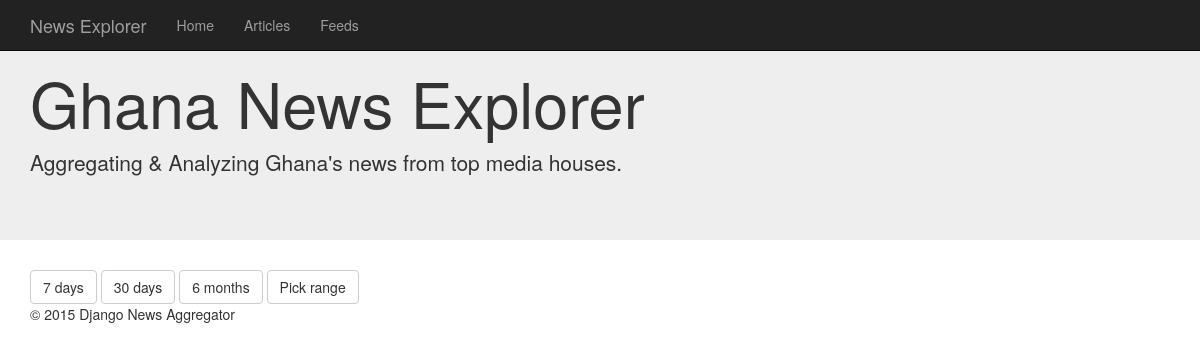
The page /news/ on the database as committed earlier.
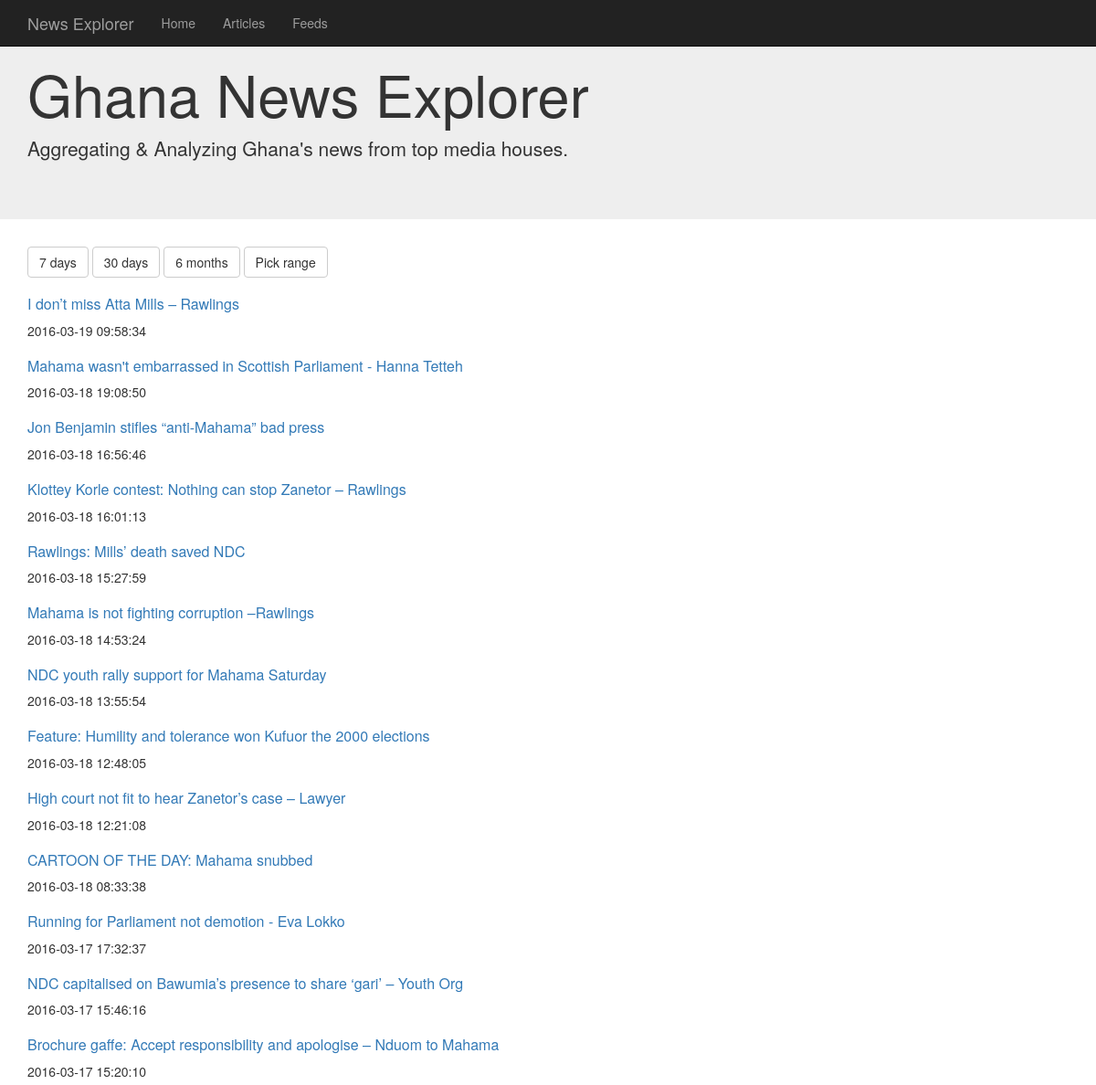
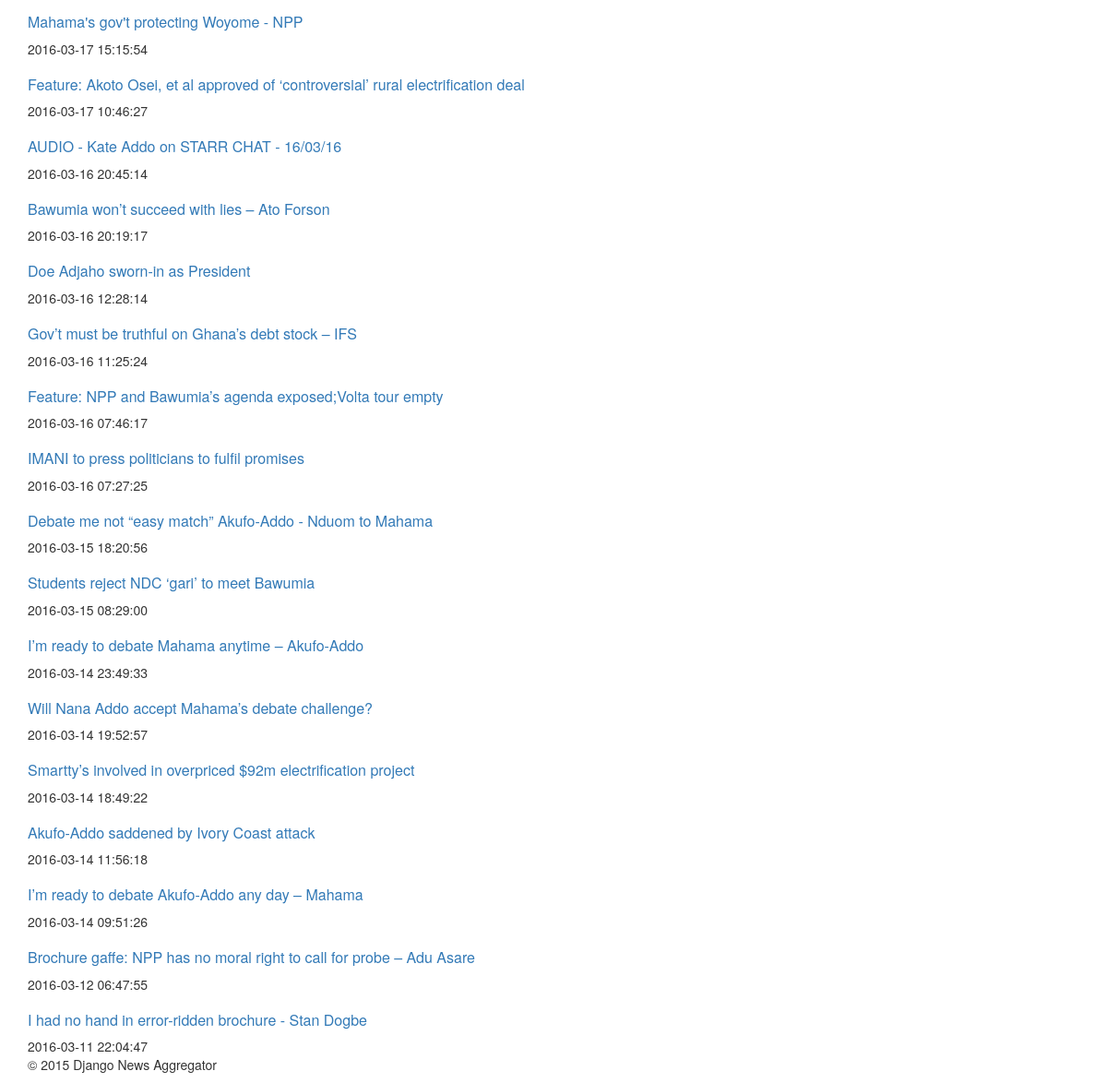
The same page on the database as committed later (2 pictures, top to bottom).
### news/models.py (models this page shows, shortened)
class Article(models.Model):
    feed = models.ForeignKey(Feed)
    title = models.CharField(max_length=200)
    url = models.URLField()
    description = models.TextField()
    content = models.TextField(default="")
    publication_date = models.DateTimeField()

### news/views.py (the view)
def articles_list(request):
    articles = Article.objects.all().order_by('-publication_date')
    rows = [articles[x:x+1] for x in range(0, len(articles), 1)]
    paginator = Paginator(articles, 25)  # Show 25 articles per page
    page = request.GET.get('page')
    try:
        articles = paginator.page(page)
    except PageNotAnInteger:
        articles = paginator.page(1)
    except EmptyPage:
        articles = paginator.page(paginator.num_pages)
    return render(request, 'news/articles_list.html', {'rows': rows})

### news/templates/news/articles_list.html
{% extends 'news/base.html' %}
{% block content %}
<div class="jumbotron">
  <div class="container">
    <h1>Ghana News Explorer</h1>
    <p>Aggregating & Analyzing Ghana's news from top media houses.</p>
  </div>
</div>
<div class="container">
<div class="row">
  <div class="col-md-6">
    <div>
      <a href="#" class="btn btn-default date" data-delta="7">7 days</a>
      <a href="#" class="btn btn-default date" data-delta="30">30 days</a>
      <a href="#" class="btn btn-default date" data-delta="180">6 months</a>
      <a href="#" id="daterange" class="btn btn-default">Pick range</a>
    </div>
    <div class="cycle">
      {% include "news/articles_cycle.html" %}
    </div>
  </div>
</div>
  <footer>
    <p>&copy; 2015 Django News Aggregator</p>
  </footer>
</div>
{% endblock %}

### news/templates/news/articles_cycle.html (shortened to what this page needs)
{% block cycle %}
    {% for row in rows %}
        {% for entry in row %}
            <li class="article">
                <h2>
                    <a href="{{entry.url}}" target="_blank">
                        {{entry.title}}
                    </a>
                </h2>
                <span>{{entry.publication_date | safe}}</span>
            </li>
        {% endfor %}
    {% endfor %}
{% endblock %}

Rows that differ between the two databases and show on the page:
added Article: title "I don’t miss Atta Mills – Rawlings", publication_date "2016-03-19 09:58:34"
added Article: title "Mahama wasn't embarrassed in Scottish Parliament - Hanna Tetteh", publication_date "2016-03-18 19:08:50"
added Article: title "Jon Benjamin stifles “anti-Mahama” bad press", publication_date "2016-03-18 16:56:46"
added Article: title "Klottey Korle contest: Nothing can stop Zanetor – Rawlings", publication_date "2016-03-18 16:01:13"
added Article: title "Rawlings: Mills’ death saved NDC", publication_date "2016-03-18 15:27:59"
added Article: title "Mahama is not fighting corruption –Rawlings", publication_date "2016-03-18 14:53:24"
added Article: title "NDC youth rally support for Mahama Saturday", publication_date "2016-03-18 13:55:54"
added Article: title "Feature: Humility and tolerance won Kufuor the 2000 elections", publication_date "2016-03-18 12:48:05"
added Article: title "High court not fit to hear Zanetor’s case – Lawyer", publication_date "2016-03-18 12:21:08"
added Article: title "CARTOON OF THE DAY: Mahama snubbed", publication_date "2016-03-18 08:33:38"
added Article: title "Running for Parliament not demotion - Eva Lokko", publication_date "2016-03-17 17:32:37"
added Article: title "NDC capitalised on Bawumia’s presence to share ‘gari’ – Youth Org", publication_date "2016-03-17 15:46:16"
added Article: title "Brochure gaffe: Accept responsibility and apologise – Nduom to Mahama", publication_date "2016-03-17 15:20:10"
added Article: title "Mahama's gov't protecting Woyome - NPP", publication_date "2016-03-17 15:15:54"
added Article: title "Feature: Akoto Osei, et al approved of ‘controversial’ rural electrification deal", publication_date "2016-03-17 10:46:27"
added Article: title "AUDIO - Kate Addo on STARR CHAT - 16/03/16", publication_date "2016-03-16 20:45:14"
added Article: title "Bawumia won’t succeed with lies – Ato Forson", publication_date "2016-03-16 20:19:17"
added Article: title "Doe Adjaho sworn-in as President", publication_date "2016-03-16 12:28:14"
added Article: title "Gov’t must be truthful on Ghana’s debt stock – IFS", publication_date "2016-03-16 11:25:24"
added Article: title "Feature: NPP and Bawumia’s agenda exposed;Volta tour empty", publication_date "2016-03-16 07:46:17"
added Article: title "IMANI to press politicians to fulfil promises", publication_date "2016-03-16 07:27:25"
added Article: title "Debate me not “easy match” Akufo-Addo - Nduom to Mahama", publication_date "2016-03-15 18:20:56"
added Article: title "Students reject NDC ‘gari’ to meet Bawumia", publication_date "2016-03-15 08:29:00"
added Article: title "I’m ready to debate Mahama anytime – Akufo-Addo", publication_date "2016-03-14 23:49:33"
added Article: title "Will Nana Addo accept Mahama’s debate challenge?", publication_date "2016-03-14 19:52:57"
added Article: title "Smartty’s involved in overpriced $92m electrification project", publication_date "2016-03-14 18:49:22"
added Article: title "Akufo-Addo saddened by Ivory Coast attack", publication_date "2016-03-14 11:56:18"
added Article: title "I’m ready to debate Akufo-Addo any day – Mahama", publication_date "2016-03-14 09:51:26"
added Article: title "Brochure gaffe: NPP has no moral right to call for probe – Adu Asare", publication_date "2016-03-12 06:47:55"
added Article: title "I had no hand in error-ridden brochure - Stan Dogbe", publication_date "2016-03-11 22:04:47"
